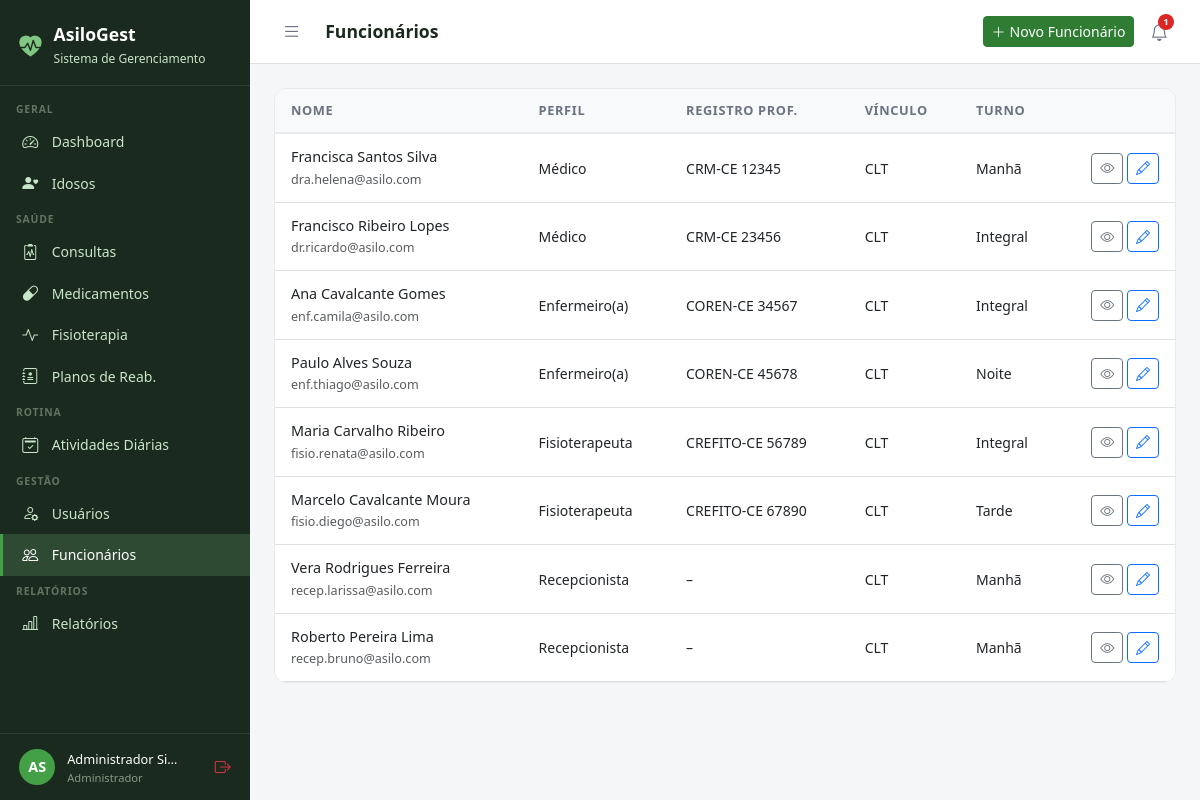
The page /funcionarios/ (signed in) on the database its author committed.
### core/models.py (models this page shows, shortened)
class Usuario(AbstractUser):
    PERFIL_CHOICES = [
        ('administrador', 'Administrador'),
        ('medico', 'Médico'),
        ('fisioterapeuta', 'Fisioterapeuta'),
        ('enfermeiro', 'Enfermeiro(a)'),
        ('recepcionista', 'Recepcionista'),
        ('familiar', 'Familiar do Idoso'),
    ]
    perfil = models.CharField(
        max_length=20, choices=PERFIL_CHOICES,
        default='recepcionista', verbose_name='Perfil de Acesso'
    )
    telefone = models.CharField(max_length=15, blank=True, verbose_name='Telefone')
    cpf = models.CharField(max_length=14, unique=True, null=True, blank=True, verbose_name='CPF')
    foto = models.ImageField(upload_to='usuarios/', blank=True, null=True, verbose_name='Foto')
    data_nascimento = models.DateField(null=True, blank=True, verbose_name='Data de Nascimento')
    especialidade = models.CharField(
        max_length=100, blank=True, verbose_name='Especialidade',
        help_text='Preencha para Médico ou Fisioterapeuta'
    )
    data_admissao = models.DateField(null=True, blank=True, verbose_name='Data de Admissão')
    primeiro_acesso = models.BooleanField(
        default=True, verbose_name='Primeiro Acesso',
        help_text='Usuário deve definir senha no primeiro login'
    )
    ativo = models.BooleanField(default=True, verbose_name='Ativo')
    criado_em = models.DateTimeField(auto_now_add=True)
    class Meta:
        verbose_name = 'Usuário'
        verbose_name_plural = 'Usuários'
        ordering = ['first_name', 'last_name']
    @property
    def is_administrador(self):
        return self.perfil == 'administrador' or self.is_superuser
    @property
    def is_fisioterapeuta(self):
        return self.perfil == 'fisioterapeuta'
    @property
    def is_familiar(self):
        return self.perfil == 'familiar'
    @property
    def pode_ver_saude(self):
        return (self.is_administrador or self.is_medico
                or self.is_fisioterapeuta or self.is_enfermeiro)
    @property
    def pode_cadastrar_usuarios(self):
        return self.is_administrador or self.is_recepcionista
    @property
    def pode_administrar(self):
        return self.is_administrador

### funcionarios/models.py (models this page shows, shortened)
class Funcionario(models.Model):
    VINCULO_CHOICES = [
        ('clt', 'CLT'),
        ('pj', 'Pessoa Jurídica'),
        ('voluntario', 'Voluntário'),
        ('estagio', 'Estágio'),
    ]
    usuario = models.OneToOneField(Usuario, on_delete=models.CASCADE, related_name='funcionario')
    registro_profissional = models.CharField(max_length=30, blank=True, verbose_name='Registro Profissional (CRM/CREFITO etc.)')
    especialidade = models.CharField(max_length=100, blank=True)
    vinculo = models.CharField(max_length=12, choices=VINCULO_CHOICES, default='clt')
    data_admissao = models.DateField(verbose_name='Data de Admissão')
    data_demissao = models.DateField(null=True, blank=True, verbose_name='Data de Demissão')
    salario = models.DecimalField(max_digits=10, decimal_places=2, null=True, blank=True)
    carga_horaria = models.IntegerField(default=44, verbose_name='Carga Horária Semanal (h)')
    turno = models.CharField(max_length=20, blank=True, verbose_name='Turno de Trabalho')
    observacoes = models.TextField(blank=True)
    criado_em = models.DateTimeField(auto_now_add=True)
    class Meta:
        verbose_name = 'Funcionário'
        verbose_name_plural = 'Funcionários'

### funcionarios/views.py (the view)
# urls.py: path('', views.lista, name='lista'),
@login_required
@admin_required
def lista(request):
    funcionarios = Funcionario.objects.select_related('usuario').filter(data_demissao__isnull=True)
    return render(request, 'funcionarios/lista.html', {'funcionarios': funcionarios})

### templates/funcionarios/lista.html
{% extends 'base.html' %}
{% block title %}Funcionários{% endblock %}{% block page_title %}Funcionários{% endblock %}
{% block topbar_actions %}<a href="{% url 'funcionarios:novo' %}" class="btn btn-primary btn-sm"><i class="bi bi-plus-lg me-1"></i>Novo Funcionário</a>{% endblock %}
{% block content %}
<div class="table-card"><table class="table table-hover">
<thead><tr><th>Nome</th><th>Perfil</th><th>Registro Prof.</th><th>Vínculo</th><th>Turno</th><th></th></tr></thead>
<tbody>{% for f in funcionarios %}<tr>
  <td><div style="font-weight:500;">{{ f.usuario.get_full_name }}</div><small class="text-muted">{{ f.usuario.email }}</small></td>
  <td style="font-size:.875rem;">{{ f.usuario.get_perfil_display }}</td>
  <td style="font-size:.875rem;">{{ f.registro_profissional|default:"–" }}</td>
  <td style="font-size:.875rem;">{{ f.get_vinculo_display }}</td>
  <td style="font-size:.875rem;">{{ f.turno|default:"–" }}</td>
  <td class="text-end">
    <a href="{% url 'funcionarios:detalhe' f.pk %}" class="btn btn-sm btn-outline-secondary"><i class="bi bi-eye"></i></a>
    <a href="{% url 'funcionarios:editar' f.pk %}" class="btn btn-sm btn-outline-primary"><i class="bi bi-pencil"></i></a>
  </td>
</tr>{% empty %}<tr><td colspan="6" class="text-center py-4 text-muted">Nenhum funcionário cadastrado.</td></tr>{% endfor %}</tbody>
</table></div>{% endblock %}

### templates/base.html (shortened to what this page needs)
<!DOCTYPE html>
<html lang="pt-br">
<head>
  <link href="https://cdn.jsdelivr.net/npm/bootstrap@5.3.0/dist/css/bootstrap.min.css" rel="stylesheet">
  <link href="https://cdn.jsdelivr.net/npm/bootstrap-icons@1.11.0/font/bootstrap-icons.css" rel="stylesheet">
</head>
<body>
{% if user.is_authenticated %}
<div id="sidebar">
  <div class="sidebar-brand">
    <i class="bi bi-heart-pulse-fill" style="color:#81C784;font-size:1.4rem;"></i>
    <div>
      <h5 style="margin:0;">AsiloGest</h5>
      <small>Sistema de Gerenciamento</small>
    </div>
  </div>
  <nav class="sidebar-nav">
    <div class="nav-section">Geral</div>
    <a href="{% url 'dashboard' %}" class="sidebar-link {% if request.resolver_match.url_name == 'dashboard' %}active{% endif %}">
      <i class="bi bi-speedometer2"></i> Dashboard
    </a>
    <a href="{% url 'idosos:lista' %}" class="sidebar-link">
      <i class="bi bi-person-heart"></i>
      {% if user.is_familiar %}Meus Familiares{% else %}Idosos{% endif %}
    </a>
    {% if user.pode_ver_saude or user.is_familiar %}
    <div class="nav-section">Saúde</div>
    <a href="{% url 'consultas:lista' %}" class="sidebar-link">
      <i class="bi bi-clipboard2-pulse"></i> Consultas
    </a>
    <a href="{% url 'medicamentos:lista' %}" class="sidebar-link">
      <i class="bi bi-capsule"></i> Medicamentos
    </a>
    <a href="{% url 'fisioterapia:lista' %}" class="sidebar-link">
      <i class="bi bi-activity"></i> Fisioterapia
    </a>
    {% if user.pode_ver_saude and not user.is_familiar %}
    <a href="{% url 'fisioterapia:planos_lista' %}" class="sidebar-link">
      <i class="bi bi-journal-medical"></i> Planos de Reab.
    </a>
    {% endif %}
    {% endif %}
    <div class="nav-section">Rotina</div>
    <a href="{% url 'atividades:lista' %}" class="sidebar-link">
      <i class="bi bi-calendar2-check"></i> Atividades Diárias
    </a>
    {% if user.pode_cadastrar_usuarios %}
    <div class="nav-section">Gestão</div>
    <a href="{% url 'usuarios_lista' %}" class="sidebar-link">
      <i class="bi bi-person-gear"></i> Usuários
    </a>
    {% endif %}
    {% if user.pode_administrar %}
    <a href="{% url 'funcionarios:lista' %}" class="sidebar-link">
      <i class="bi bi-people"></i> Funcionários
    </a>
    {% endif %}
    {% if user.pode_ver_saude or user.pode_administrar %}
    <div class="nav-section">Relatórios</div>
    <a href="{% url 'relatorios:lista' %}" class="sidebar-link">
      <i class="bi bi-bar-chart-line"></i> Relatórios
    </a>
    {% endif %}
  </nav>
  <div class="sidebar-user">
    <div class="avatar">{{ user.first_name|first|upper }}{{ user.last_name|first|upper }}</div>
    <div class="info" style="min-width:0;flex:1;">
      <span>{{ user.get_full_name|truncatechars:18 }}</span>
      <small>{{ user.get_perfil_display }}</small>
    </div>
    <a href="{% url 'logout' %}" class="text-danger" title="Sair" style="flex-shrink:0;">
      <i class="bi bi-box-arrow-right"></i>
    </a>
  </div>
</div>
<div id="main">
  <div class="topbar">
    <div class="topbar-left">
      <button class="btn-toggle-sidebar" onclick="toggleSidebar()" title="Menu">
        <i class="bi bi-list"></i>
      </button>
      <h4>{% block page_title %}{% endblock %}</h4>
    </div>
    <div class="d-flex align-items-center gap-2">
      {% block topbar_actions %}{% endblock %}
      <div style="position:relative;">
        <button class="notif-btn" id="notifBtn" onclick="toggleNotif()" title="Notificações">
          <i class="bi bi-bell"></i>
          {% if notif_count %}
          <span class="notif-badge">{{ notif_count }}</span>
          {% endif %}
        </button>
      </div>
    </div>
  </div>
  <div class="content">
    {% block content %}{% endblock %}
  </div>
</div>
{% else %}
{% block full_content %}{% endblock %}
{% endif %}
</body>
</html>

### templates/base.html (style rules this page uses)
:root { --sidebar-width: 250px; --primary: #2E7D32; --primary-light: #43A047; --accent: #1565C0; --bg-sidebar: #1B2A1E; --bg-sidebar-hover: #2E4A33; --text-sidebar: #C8E6C9; --transition: 0.3s ease; }
body { background: #F4F6F8; font-family: 'Segoe UI', sans-serif; }
#sidebar { position: fixed; top: 0; left: 0; width: var(--sidebar-width); height: 100vh; background: var(--bg-sidebar); z-index: 1000; display: flex; flex-direction: column; overflow-y: auto; transition: transform var(--transition); }
.sidebar-brand { padding: 1.5rem 1.2rem 1rem; border-bottom: 1px solid rgba(255,255,255,0.08); display: flex; align-items: center; gap: .75rem; }
.sidebar-brand h5 { color: #fff; font-weight: 700; margin: 0; font-size: 1.1rem; }
.sidebar-brand small { color: var(--text-sidebar); font-size: .75rem; }
.sidebar-nav { padding: .5rem 0; flex: 1; }
.nav-section { padding: .5rem 1rem .2rem; color: rgba(200,230,201,.4); font-size: .65rem; font-weight: 700; letter-spacing: .08em; text-transform: uppercase; }
.sidebar-link { display: flex; align-items: center; gap: .65rem; padding: .55rem 1.2rem; color: var(--text-sidebar); text-decoration: none; font-size: .875rem; transition: all .2s; border-left: 3px solid transparent; }
.sidebar-link:hover, .sidebar-link.active { background: var(--bg-sidebar-hover); color: #fff; border-left-color: var(--primary-light); }
.sidebar-link i { font-size: 1rem; width: 1.2rem; }
.sidebar-user { padding: .8rem 1.2rem; border-top: 1px solid rgba(255,255,255,0.08); display: flex; align-items: center; gap: .75rem; }
.sidebar-user .avatar { width: 36px; height: 36px; background: var(--primary-light); border-radius: 50%; display: flex; align-items: center; justify-content: center; color: #fff; font-weight: 700; font-size: .9rem; flex-shrink: 0; }
.sidebar-user .info small { color: rgba(200,230,201,.6); font-size: .7rem; display: block; }
.sidebar-user .info span { color: #fff; font-size: .8rem; }
#main { margin-left: var(--sidebar-width); min-height: 100vh; display: flex; flex-direction: column; transition: margin-left var(--transition); }
.topbar { background: #fff; border-bottom: 1px solid #E0E0E0; padding: .75rem 1.5rem; display: flex; align-items: center; justify-content: space-between; position: sticky; top: 0; z-index: 999; }
.topbar-left { display: flex; align-items: center; gap: 1rem; }
.topbar h4 { margin: 0; font-size: 1.1rem; font-weight: 600; color: #1B2A1E; }
.btn-toggle-sidebar { background: none; border: none; padding: .4rem .5rem; color: #6B7280; cursor: pointer; border-radius: 6px; font-size: 1.2rem; line-height: 1; transition: background .2s, color .2s; }
.notif-btn { position: relative; background: none; border: none; padding: .4rem .5rem; color: #6B7280; cursor: pointer; border-radius: 6px; font-size: 1.1rem; transition: background .2s, color .2s; }
.notif-badge { position: absolute; top: 2px; right: 2px; background: #DC2626; color: #fff; font-size: .6rem; font-weight: 700; min-width: 16px; height: 16px; border-radius: 8px; padding: 0 4px; display: flex; align-items: center; justify-content: center; }
.content { padding: 1.5rem; flex: 1; }
.table-card { background: #fff; border-radius: 12px; border: 1px solid #E8EAF0; overflow: hidden; }
.table-card .table { margin: 0; }
.table thead th { background: #F8F9FA; border-bottom: 2px solid #E8EAF0; font-size: .8rem; font-weight: 600; color: #6B7280; text-transform: uppercase; letter-spacing: .05em; padding: .75rem 1rem; }
.table td { padding: .75rem 1rem; vertical-align: middle; font-size: .9rem; }
.btn-primary { background: var(--primary); border-color: var(--primary); }

### rows shown on the page
Usuario: first_name|first "A", last_name|first "S", get_full_name "Administrador Si…", perfil "Administrador"
Funcionario: usuario.get_full_name "Francisca Santos Silva", usuario.email "dra.helena@asilo.com", usuario.perfil "Médico", registro_profissional "CRM-CE 12345", vinculo "CLT", turno "Manhã"
Funcionario: usuario.get_full_name "Francisco Ribeiro Lopes", usuario.email "dr.ricardo@asilo.com", usuario.perfil "Médico", registro_profissional "CRM-CE 23456", vinculo "CLT", turno "Integral"
Funcionario: usuario.get_full_name "Ana Cavalcante Gomes", usuario.email "enf.camila@asilo.com", usuario.perfil "Enfermeiro(a)", registro_profissional "COREN-CE 34567", vinculo "CLT", turno "Integral"
Funcionario: usuario.get_full_name "Paulo Alves Souza", usuario.email "enf.thiago@asilo.com", usuario.perfil "Enfermeiro(a)", registro_profissional "COREN-CE 45678", vinculo "CLT", turno "Noite"
Funcionario: usuario.get_full_name "Maria Carvalho Ribeiro", usuario.email "fisio.renata@asilo.com", usuario.perfil "Fisioterapeuta", registro_profissional "CREFITO-CE 56789", vinculo "CLT", turno "Integral"
Funcionario: usuario.get_full_name "Marcelo Cavalcante Moura", usuario.email "fisio.diego@asilo.com", usuario.perfil "Fisioterapeuta", registro_profissional "CREFITO-CE 67890", vinculo "CLT", turno "Tarde"
Funcionario: usuario.get_full_name "Vera Rodrigues Ferreira", usuario.email "recep.larissa@asilo.com", usuario.perfil "Recepcionista", registro_profissional "–", vinculo "CLT", turno "Manhã"
Funcionario: usuario.get_full_name "Roberto Pereira Lima", usuario.email "recep.bruno@asilo.com", usuario.perfil "Recepcionista", registro_profissional "–", vinculo "CLT", turno "Manhã"

### other values the page prints
{{ notif_count }} "1"
